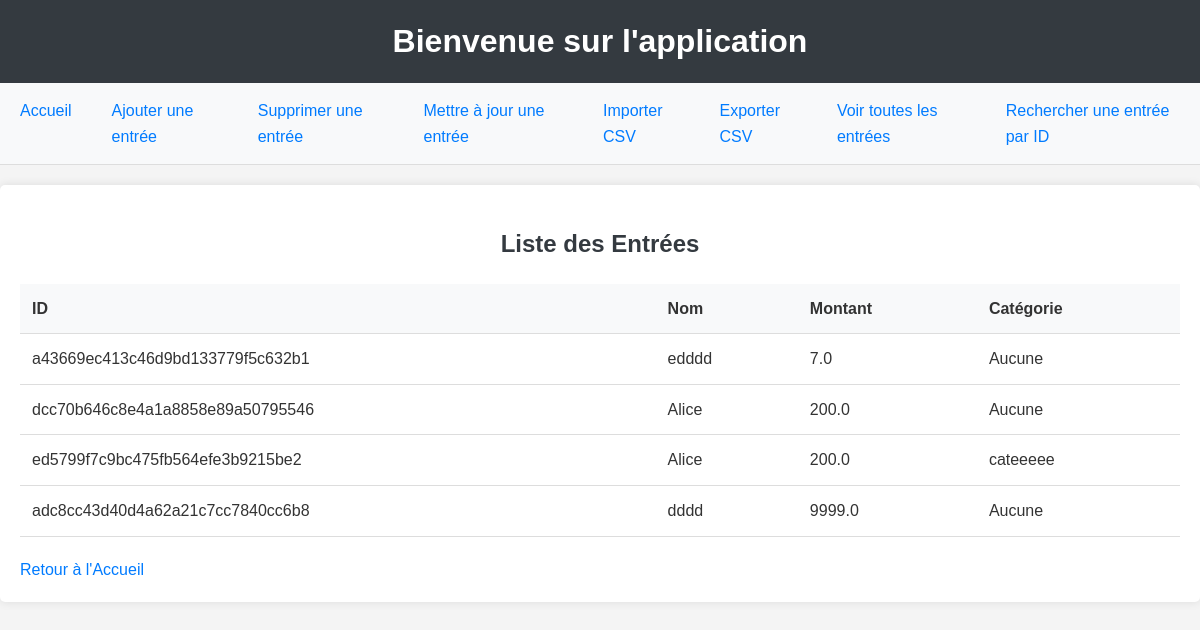
/all_entries, run on an earlier commit of the app's database.
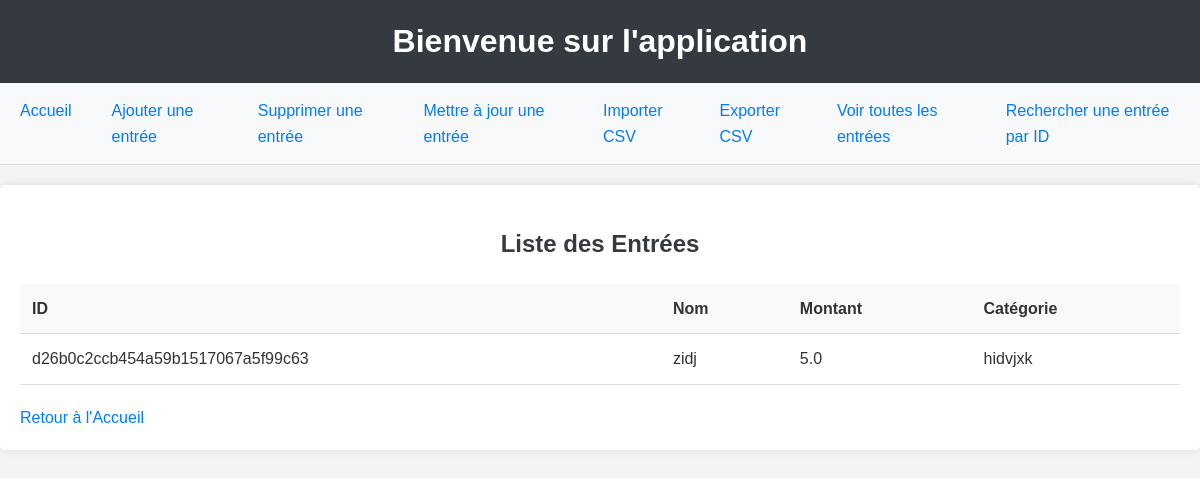
And on a later commit of the database.
### tables this page shows
CREATE TABLE profile (
	id VARCHAR NOT NULL, 
	name VARCHAR, 
	amount FLOAT, 
	category VARCHAR, 
	PRIMARY KEY (id)
);

### src/archilog/views/web_ui.py (the view)
@web_ui_bp.route("/all_entries", methods=["GET"])
@auth.login_required(role="admin")  # Assurez-vous que l'utilisateur est un admin
def all_entries():
    try:
        entries = models.get_all_entries()  # Appel de la fonction pour récupérer toutes les entrées
        return render_template("all_entries.html", entries=entries)  # Passer les entrées au template
    except Exception as e:
        flash(f"Erreur lors de la récupération des entrées : {str(e)}", "danger")
        return redirect(url_for('web_ui.index'))  # Rediriger en cas d'erreur

### src/archilog/models.py (called while the page is built)
def get_all_entries() -> list[Entry]:
    with engine.connect() as conn:
        results = conn.execute(profile_table.select()).fetchall()
        return [Entry.from_db(*r) for r in results]

    @classmethod
    def from_db(cls, id: str, name: str, amount: float, category: str):
        return cls(uuid.UUID(id), name, amount, category)

### src/archilog/templates/all_entries.html (shortened to what this page needs)
{% extends "index.html" %}
{% block content %}
<h2>Liste des Entrées</h2>
<table class="table">
    <thead>
        <tr>
            <th>ID</th>
            <th>Nom</th>
            <th>Montant</th>
            <th>Catégorie</th>
        </tr>
    </thead>
    <tbody>
        {% for entry in entries %}
        <tr>
            <td>{{ entry.id.hex }}</td>
            <td>{{ entry.name }}</td>
            <td>{{ entry.amount }}</td>
            <td>{{ entry.category or 'Aucune' }}</td>
        </tr>
        {% endfor %}
    </tbody>
</table>
<a href="{{ url_for('web_ui.index') }}" class="btn btn-secondary">Retour à l'Accueil</a>
{% endblock %}

What changed in the data, as far as the page shows it:
removed profile: id.hex "a43669ec413c46d9bd133779f5c632b1", name "edddd", amount "7.0", category "Aucune"
removed profile: id.hex "dcc70b646c8e4a1a8858e89a50795546", name "Alice", amount "200.0", category "Aucune"
removed profile: id.hex "ed5799f7c9bc475fb564efe3b9215be2", name "Alice", amount "200.0", category "cateeeee"
removed profile: id.hex "adc8cc43d40d4a62a21c7cc7840cc6b8", name "dddd", amount "9999.0", category "Aucune"
added profile: id.hex "d26b0c2ccb454a59b1517067a5f99c63", name "zidj", amount "5.0", category "hidvjxk"
